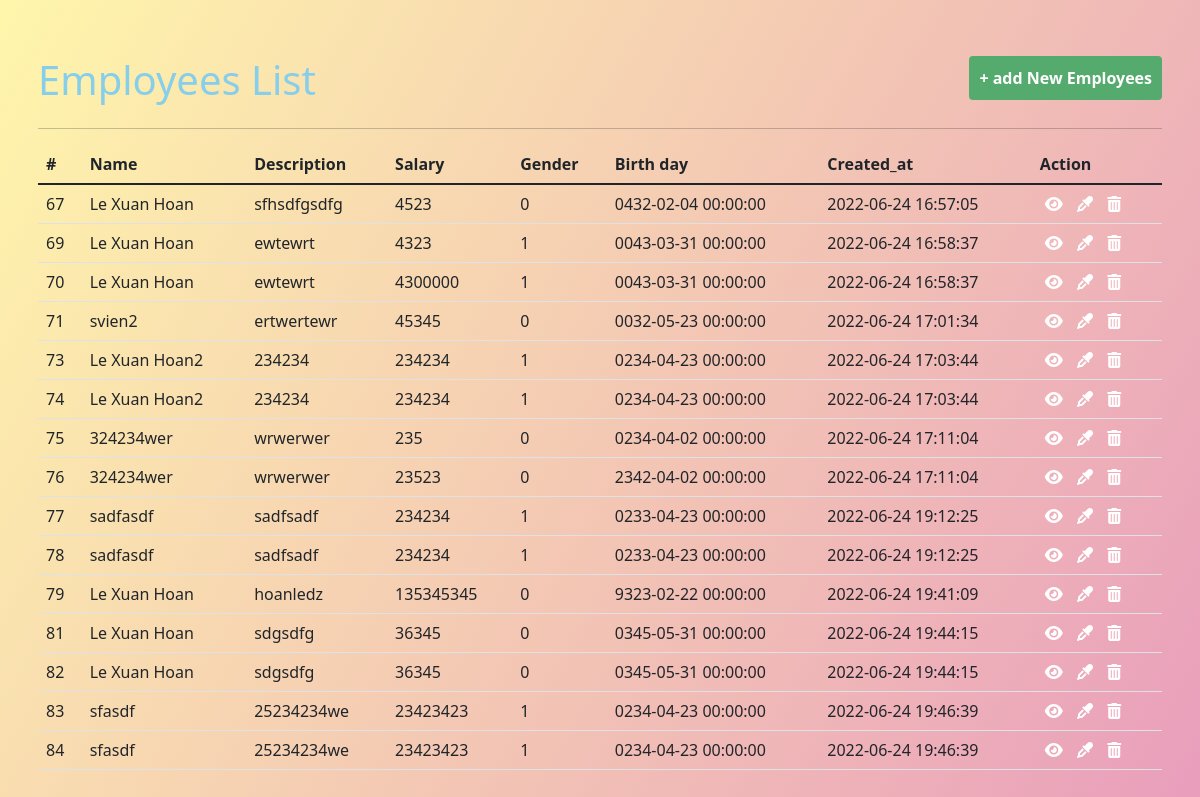
Screenshot of /viewlist.php with the database file from the repository.
### tables this page shows
CREATE TABLE `employees` (
  `id` int(11) NOT NULL,
  `name` varchar(100) DEFAULT NULL,
  `description` text DEFAULT NULL,
  `gender` tinyint(1) NOT NULL DEFAULT 0,
  `salary` int(11) NOT NULL DEFAULT 0,
  `birthday` datetime NOT NULL,
  `created_at` timestamp NOT NULL DEFAULT current_timestamp()
);

### viewlist.php (the view, shortened to what this page needs)
<?php
require_once 'conn.php';
	$sql_select = "SELECT * FROM employees";
	$arrs = mysqli_query($conn,$sql_select);
?>
<!DOCTYPE html>
<html lang="en">
<head>
</head>
<body>
</body>
</html>
<link href="https://cdn.jsdelivr.net/npm/bootstrap@5.1.3/dist/css/bootstrap.min.css" rel="stylesheet">
<link rel="stylesheet" href="https://cdnjs.cloudflare.com/ajax/libs/font-awesome/6.1.1/css/all.min.css"/>
<div class="container border-primary boder-2 rounded m-auto mt-5 p-2">
	<div class="head">
	<h1>Employees List</h1>
	<a href="index.php"><span>+ add New Employees</span></a>
	</div>
  <hr>
  <table class="table table-hover">
    <thead>
      <tr>
	<th>#</th>
        <th>Name</th>
        <th>Description</th>
        <th>Salary</th>
        <th>Gender</th>
        <th>Birth day</th>
        <th>Created_at</th>
        <th>Action</th>
      </tr>
    </thead>
    <tbody>
	<?php foreach($arrs as $a) { ?>
      <tr>
        <td><?php echo $a['id']?></td>
        <td><?php echo $a['name']?></td>
        <td><?php echo $a['description']?></td>
        <td><?php echo $a['salary']?></td>
        <td><?php echo $a['gender']?></td>
        <td><?php echo $a['birthday']?></td>
        <td><?php echo $a['created_at']?></td>
       <td>
	<a href="detai.php?id=<?php echo $a['id'];?>"><i class="fa-solid fa-eye"></i></a>
	<a href="update.php?id=<?php echo $a['id'];?>"><i class="fa-solid fa-eye-dropper"></i></a>
	<a onclick="return confirm('Ban có chắc chắn xoá ?');" href="delete.php?id=<?php echo $a['id'];?>"><i class="fa-solid fa-trash-can"></i></a>
        </td>
      </tr>
      <?php }?>
    </tbody>
  </table>
</div>

### viewlist.php (style rules this page uses)
body { background-image: linear-gradient(120deg, #FFF6AB, #E99EBC); }
.head h1 { color: skyblue; }
.head { display: flex; justify-content: space-between; }
.head span { display: inline-block; padding: 10px; background-color: rgb(85,171,110); border-radius: 4px; color: #fff; font-weight: 600; }
.table a { color: #fff; padding: 0px 5px; }

### rows the page displays
employees: id "67", name "Le Xuan Hoan", description "sfhsdfgsdfg", salary "4523", gender "0", birthday "0432-02-04 00:00:00", created_at "2022-06-24 16:57:05"
employees: id "69", name "Le Xuan Hoan", description "ewtewrt", salary "4323", gender "1", birthday "0043-03-31 00:00:00", created_at "2022-06-24 16:58:37"
employees: id "70", name "Le Xuan Hoan", description "ewtewrt", salary "4300000", gender "1", birthday "0043-03-31 00:00:00", created_at "2022-06-24 16:58:37"
employees: id "71", name "svien2", description "ertwertewr", salary "45345", gender "0", birthday "0032-05-23 00:00:00", created_at "2022-06-24 17:01:34"
employees: id "73", name "Le Xuan Hoan2", description "234234", salary "234234", gender "1", birthday "0234-04-23 00:00:00", created_at "2022-06-24 17:03:44"
employees: id "74", name "Le Xuan Hoan2", description "234234", salary "234234", gender "1", birthday "0234-04-23 00:00:00", created_at "2022-06-24 17:03:44"
employees: id "75", name "324234wer", description "wrwerwer", salary "235", gender "0", birthday "0234-04-02 00:00:00", created_at "2022-06-24 17:11:04"
employees: id "76", name "324234wer", description "wrwerwer", salary "23523", gender "0", birthday "2342-04-02 00:00:00", created_at "2022-06-24 17:11:04"
employees: id "77", name "sadfasdf", description "sadfsadf", salary "234234", gender "1", birthday "0233-04-23 00:00:00", created_at "2022-06-24 19:12:25"
employees: id "78", name "sadfasdf", description "sadfsadf", salary "234234", gender "1", birthday "0233-04-23 00:00:00", created_at "2022-06-24 19:12:25"
employees: id "79", name "Le Xuan Hoan", description "hoanledz", salary "135345345", gender "0", birthday "9323-02-22 00:00:00", created_at "2022-06-24 19:41:09"
employees: id "81", name "Le Xuan Hoan", description "sdgsdfg", salary "36345", gender "0", birthday "0345-05-31 00:00:00", created_at "2022-06-24 19:44:15"
employees: id "82", name "Le Xuan Hoan", description "sdgsdfg", salary "36345", gender "0", birthday "0345-05-31 00:00:00", created_at "2022-06-24 19:44:15"
employees: id "83", name "sfasdf", description "25234234we", salary "23423423", gender "1", birthday "0234-04-23 00:00:00", created_at "2022-06-24 19:46:39"
employees: id "84", name "sfasdf", description "25234234we", salary "23423423", gender "1", birthday "0234-04-23 00:00:00", created_at "2022-06-24 19:46:39"
